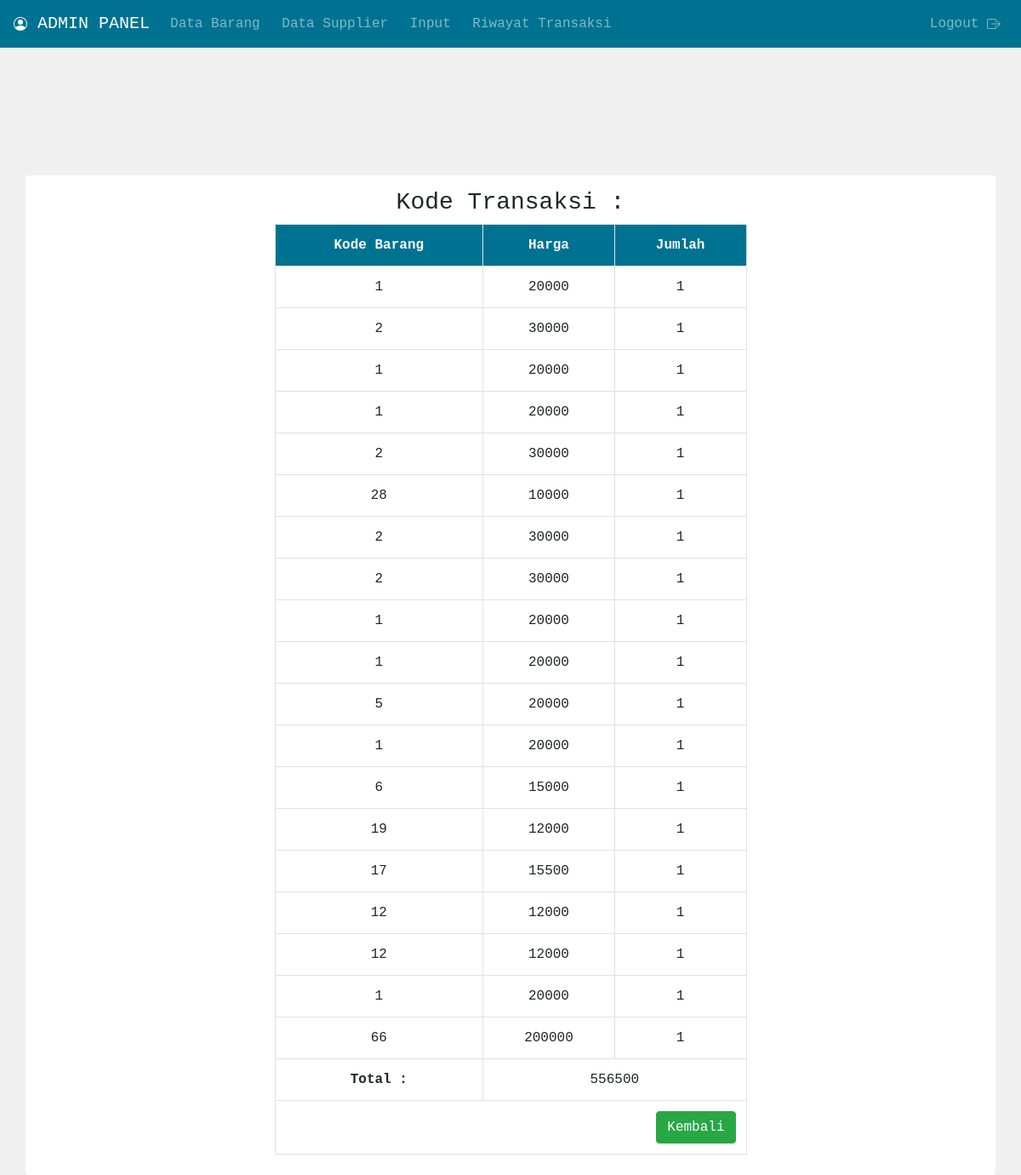
Screenshot of /detail_trans.php (signed in) with the database file from the repository.
### tables this page shows
CREATE TABLE `orderdetail` (
  `productid` int(11) NOT NULL,
  `orderid` int(11) NOT NULL,
  `price` float NOT NULL,
  `quantity` int(11) NOT NULL
);

### func.php (called while the page is built, shortened)
<?php
    require_once "Config.php";
    function order_detail($item=""){
        global $con;
        $hasil = array();
        if($item != "") $sql = "SELECT * FROM orderdetail WHERE orderid = :item";
        else $sql = "SELECT * from orderdetail";
        try{
            $stmt = $con->prepare($sql);
            if($stmt->execute()){
                $stmt->setFetchMode(PDO::FETCH_ASSOC);
                $rs = $stmt->fetchAll();
                if($rs != null){
                    $i = 0;
                    foreach($rs as $val){
                        $hasil[$i]['productid'] = $val['productid'];
                        $hasil[$i]['orderid'] = $val['orderid'];
                        $hasil[$i]['price'] = $val['price'];
                        $hasil[$i]['quantity'] = $val['quantity'];
                        $i++;
                    }
                }
            }
        }catch(Exception $e){
            echo 'Error select_data : '.$e->getMessage();
        }
        return $hasil;
    }
?>

### detail_trans.php (the view, shortened to what this page needs)
<!DOCTYPE html>
<html lang="en">
<head>
	<link rel="stylesheet" href="templates/bootstrap.min.css">
</head>
<body style="background-color: #f0f0f0;">
<nav class="navbar navbar-expand-sm navbar-dark text-monospace" style="background-color: #007291;">
		<a class="navbar-brand" href="index.php">
			ADMIN PANEL
		</a>
		<div class="collapse navbar-collapse" id="collapsibleNavbar">
			<ul class="navbar-nav">
				<li class="nav-item">
					<a class="nav-link" href="data_barang.php">Data Barang</a>
				</li>
				<li class="nav-item">
					<a class="nav-link" href="data_supp.php">Data Supplier</a>
				</li>
				<li class="nav-item">
					<a class="nav-link" href="input_barang.php">Input</a>
				</li>
				<li class="nav-item">
					<a class="nav-link" href="riwayat_beli.php">Riwayat Transaksi</a>
				</li>
			</ul>
			<ul class="navbar-nav ml-auto">
				<li class="nav-item">
					<a class="nav-link" href="logout.php">Logout
					</a>
				</li>
			</ul>
		</div>
	</nav>
	<div class="container text-monospace rounded" style="margin-top:150px; background-color: #ffffff; text-align: center;">
    <?php
    require_once "func.php";
			if (!isset($_SESSION['user'])) {
				header("Location: login.php");
			} else {
				$id = isset($_GET['id_barang']) ? $_GET['id_barang'] : "";
				$data_table = '';
				$total = 0;
				$data = order_detail($id);
				foreach ($data as $key => $val) {
					$data_table .= '
						<tr>
							<td><center>'.$val['productid'].'</center></td>
							<td><center>'.$val['price'].'</center></td>
							<td><center>'.$val['quantity'].'</center></td>
						</tr>
					';
					$total += $val['price']*$val['quantity'];
				}
				echo '
				<h3 style="padding-top:15px;">Kode Transaksi : '.$id.'</h3>
				<form method="post" action="detail_trans.php?id='.$id.'">
					<table class="table table-bordered table-hover text-monospace" style="width: 50%; margin: auto;" id="tabel">
						<tr class="header text-light"  style="background-color: #007291;"scope="col">
							<th nowrap><center>Kode Barang</center></th>
							<th nowrap><center>Harga</center></th>
							<th nowrap><center>Jumlah</center></th>
						</tr>
						'.$data_table.'
						<tr align="center">
							<th><center>Total :</center></th>
							<td colspan="2">'.$total.'</td>
						</tr>
						<tr align="right">
							<td colspan="3"><a class="btn btn-success" href="riwayat_beli.php">Kembali</a></td>
						</tr>
					</table>
					<br/>
					</form>
				';
			}
    ?>
    </div>
</body>

### rows the page displays
orderdetail: productid "1", price "20000", quantity "1"
orderdetail: productid "2", price "30000", quantity "1"
orderdetail: productid "1", price "20000", quantity "1"
orderdetail: productid "1", price "20000", quantity "1"
orderdetail: productid "2", price "30000", quantity "1"
orderdetail: productid "28", price "10000", quantity "1"
orderdetail: productid "2", price "30000", quantity "1"
orderdetail: productid "2", price "30000", quantity "1"
orderdetail: productid "1", price "20000", quantity "1"
orderdetail: productid "1", price "20000", quantity "1"
orderdetail: productid "5", price "20000", quantity "1"
orderdetail: productid "1", price "20000", quantity "1"
orderdetail: productid "6", price "15000", quantity "1"
orderdetail: productid "19", price "12000", quantity "1"
orderdetail: productid "17", price "15500", quantity "1"
orderdetail: productid "12", price "12000", quantity "1"
orderdetail: productid "12", price "12000", quantity "1"
orderdetail: productid "1", price "20000", quantity "1"
orderdetail: productid "66", price "200000", quantity "1"

### other values shown
$total "556500"
